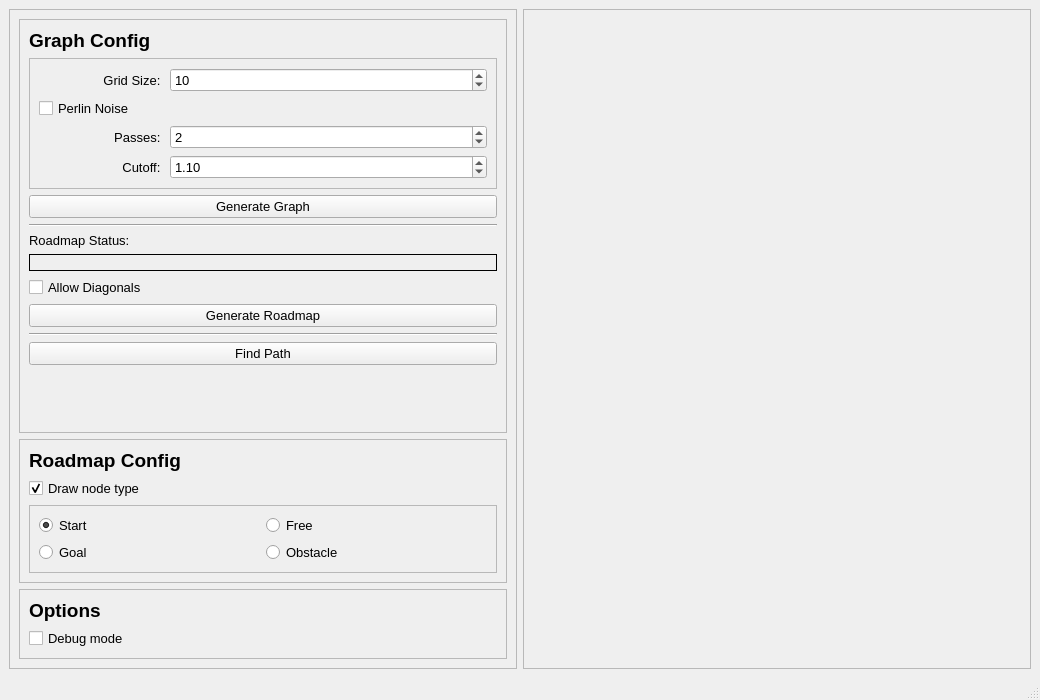
<?xml version="1.0" encoding="UTF-8"?>
<ui version="4.0">
 <class>MainWindow</class>
 <widget class="QMainWindow" name="MainWindow">
  <property name="geometry">
   <rect>
    <x>0</x>
    <y>0</y>
    <width>1040</width>
    <height>700</height>
   </rect>
  </property>
  <property name="windowTitle">
   <string>MainWindow</string>
  </property>
  <widget class="QWidget" name="centralwidget">
   <layout class="QGridLayout" name="gridLayout">
    <item row="0" column="0">
     <widget class="QFrame" name="frame">
      <property name="sizePolicy">
       <sizepolicy hsizetype="Minimum" vsizetype="Minimum">
        <horstretch>0</horstretch>
        <verstretch>0</verstretch>
       </sizepolicy>
      </property>
      <property name="maximumSize">
       <size>
        <width>16777215</width>
        <height>16777215</height>
       </size>
      </property>
      <property name="frameShape">
       <enum>QFrame::StyledPanel</enum>
      </property>
      <property name="frameShadow">
       <enum>QFrame::Raised</enum>
      </property>
      <layout class="QVBoxLayout" name="verticalLayout_2">
       <item>
        <widget class="QFrame" name="frame_3">
         <property name="frameShape">
          <enum>QFrame::StyledPanel</enum>
         </property>
         <property name="frameShadow">
          <enum>QFrame::Raised</enum>
         </property>
         <layout class="QVBoxLayout" name="verticalLayout_3">
          <item>
           <widget class="QLabel" name="label">
            <property name="maximumSize">
             <size>
              <width>16777215</width>
              <height>30</height>
             </size>
            </property>
            <property name="font">
             <font>
              <pointsize>14</pointsize>
              <weight>75</weight>
              <bold>true</bold>
             </font>
            </property>
            <property name="text">
             <string>Graph Config</string>
            </property>
           </widget>
          </item>
          <item>
           <widget class="QFrame" name="frame_6">
            <property name="frameShape">
             <enum>QFrame::StyledPanel</enum>
            </property>
            <property name="frameShadow">
             <enum>QFrame::Raised</enum>
            </property>
            <layout class="QGridLayout" name="gridLayout_3">
             <item row="3" column="0" colspan="2">
              <widget class="QCheckBox" name="perlin_noise_checkbox">
               <property name="maximumSize">
                <size>
                 <width>125</width>
                 <height>16777215</height>
                </size>
               </property>
               <property name="font">
                <font>
                 <pointsize>10</pointsize>
                </font>
               </property>
               <property name="text">
                <string>Perlin Noise</string>
               </property>
              </widget>
             </item>
             <item row="4" column="0">
              <widget class="QLabel" name="passes_label">
               <property name="maximumSize">
                <size>
                 <width>125</width>
                 <height>16777215</height>
                </size>
               </property>
               <property name="font">
                <font>
                 <pointsize>10</pointsize>
                </font>
               </property>
               <property name="text">
                <string>Passes: </string>
               </property>
               <property name="alignment">
                <set>Qt::AlignRight|Qt::AlignTrailing|Qt::AlignVCenter</set>
               </property>
              </widget>
             </item>
             <item row="4" column="1">
              <widget class="QSpinBox" name="passes_spinbox">
               <property name="enabled">
                <bool>true</bool>
               </property>
               <property name="font">
                <font>
                 <pointsize>10</pointsize>
                </font>
               </property>
               <property name="value">
                <number>2</number>
               </property>
              </widget>
             </item>
             <item row="5" column="0">
              <widget class="QLabel" name="cutoff_label">
               <property name="maximumSize">
                <size>
                 <width>125</width>
                 <height>16777215</height>
                </size>
               </property>
               <property name="font">
                <font>
                 <pointsize>10</pointsize>
                </font>
               </property>
               <property name="text">
                <string>Cutoff: </string>
               </property>
               <property name="alignment">
                <set>Qt::AlignRight|Qt::AlignTrailing|Qt::AlignVCenter</set>
               </property>
              </widget>
             </item>
             <item row="5" column="1">
              <widget class="QDoubleSpinBox" name="cutoff_spinbox">
               <property name="enabled">
                <bool>true</bool>
               </property>
               <property name="font">
                <font>
                 <pointsize>10</pointsize>
                </font>
               </property>
               <property name="singleStep">
                <double>0.050000000000000</double>
               </property>
               <property name="value">
                <double>1.100000000000000</double>
               </property>
              </widget>
             </item>
             <item row="1" column="0">
              <widget class="QLabel" name="label_4">
               <property name="maximumSize">
                <size>
                 <width>125</width>
                 <height>16777215</height>
                </size>
               </property>
               <property name="font">
                <font>
                 <pointsize>10</pointsize>
                </font>
               </property>
               <property name="text">
                <string>Grid Size: </string>
               </property>
               <property name="alignment">
                <set>Qt::AlignRight|Qt::AlignTrailing|Qt::AlignVCenter</set>
               </property>
              </widget>
             </item>
             <item row="1" column="1">
              <widget class="QSpinBox" name="grid_size_spinbox">
               <property name="font">
                <font>
                 <pointsize>10</pointsize>
                </font>
               </property>
               <property name="minimum">
                <number>2</number>
               </property>
               <property name="maximum">
                <number>128</number>
               </property>
               <property name="value">
                <number>10</number>
               </property>
              </widget>
             </item>
            </layout>
           </widget>
          </item>
          <item>
           <widget class="QPushButton" name="generate_graph_button">
            <property name="font">
             <font>
              <pointsize>10</pointsize>
             </font>
            </property>
            <property name="text">
             <string>Generate Graph</string>
            </property>
           </widget>
          </item>
          <item>
           <widget class="Line" name="line">
            <property name="orientation">
             <enum>Qt::Horizontal</enum>
            </property>
           </widget>
          </item>
          <item>
           <widget class="QLabel" name="label_6">
            <property name="font">
             <font>
              <pointsize>10</pointsize>
             </font>
            </property>
            <property name="text">
             <string>Roadmap Status:</string>
            </property>
           </widget>
          </item>
          <item>
           <widget class="QLabel" name="roadmap_status_label">
            <property name="font">
             <font>
              <pointsize>10</pointsize>
              <italic>true</italic>
             </font>
            </property>
            <property name="frameShape">
             <enum>QFrame::Box</enum>
            </property>
            <property name="text">
             <string/>
            </property>
           </widget>
          </item>
          <item>
           <widget class="QCheckBox" name="allow_diagonals_checkbox">
            <property name="maximumSize">
             <size>
              <width>125</width>
              <height>16777215</height>
             </size>
            </property>
            <property name="font">
             <font>
              <pointsize>10</pointsize>
             </font>
            </property>
            <property name="text">
             <string>Allow Diagonals</string>
            </property>
           </widget>
          </item>
          <item>
           <widget class="QPushButton" name="generate_roadmap_button">
            <property name="font">
             <font>
              <pointsize>10</pointsize>
             </font>
            </property>
            <property name="text">
             <string>Generate Roadmap</string>
            </property>
           </widget>
          </item>
          <item>
           <widget class="Line" name="line_2">
            <property name="orientation">
             <enum>Qt::Horizontal</enum>
            </property>
           </widget>
          </item>
          <item>
           <widget class="QPushButton" name="find_path_button">
            <property name="font">
             <font>
              <pointsize>10</pointsize>
             </font>
            </property>
            <property name="text">
             <string>Find Path</string>
            </property>
           </widget>
          </item>
          <item>
           <spacer name="verticalSpacer">
            <property name="orientation">
             <enum>Qt::Vertical</enum>
            </property>
            <property name="sizeHint" stdset="0">
             <size>
              <width>20</width>
              <height>40</height>
             </size>
            </property>
           </spacer>
          </item>
         </layout>
        </widget>
       </item>
       <item>
        <widget class="QFrame" name="frame_5">
         <property name="font">
          <font>
           <weight>75</weight>
           <bold>true</bold>
          </font>
         </property>
         <property name="frameShape">
          <enum>QFrame::StyledPanel</enum>
         </property>
         <property name="frameShadow">
          <enum>QFrame::Raised</enum>
         </property>
         <layout class="QGridLayout" name="gridLayout_4">
          <item row="2" column="0" colspan="2">
           <widget class="QCheckBox" name="draw_checkbox">
            <property name="font">
             <font>
              <pointsize>10</pointsize>
              <weight>50</weight>
              <bold>false</bold>
             </font>
            </property>
            <property name="text">
             <string>Draw node type</string>
            </property>
            <property name="checked">
             <bool>true</bool>
            </property>
           </widget>
          </item>
          <item row="0" column="0" colspan="2">
           <widget class="QLabel" name="label_2">
            <property name="maximumSize">
             <size>
              <width>16777215</width>
              <height>30</height>
             </size>
            </property>
            <property name="font">
             <font>
              <pointsize>14</pointsize>
             </font>
            </property>
            <property name="text">
             <string>Roadmap Config</string>
            </property>
           </widget>
          </item>
          <item row="3" column="0" colspan="2">
           <widget class="QFrame" name="paint_tool_frame">
            <property name="enabled">
             <bool>true</bool>
            </property>
            <property name="frameShape">
             <enum>QFrame::StyledPanel</enum>
            </property>
            <property name="frameShadow">
             <enum>QFrame::Raised</enum>
            </property>
            <layout class="QGridLayout" name="gridLayout_2">
             <item row="0" column="1">
              <widget class="QRadioButton" name="radioButton">
               <property name="font">
                <font>
                 <pointsize>10</pointsize>
                 <weight>50</weight>
                 <bold>false</bold>
                </font>
               </property>
               <property name="text">
                <string>Start</string>
               </property>
               <property name="checked">
                <bool>true</bool>
               </property>
              </widget>
             </item>
             <item row="1" column="2">
              <widget class="QRadioButton" name="radioButton_3">
               <property name="font">
                <font>
                 <pointsize>10</pointsize>
                 <weight>50</weight>
                 <bold>false</bold>
                </font>
               </property>
               <property name="text">
                <string>Obstacle</string>
               </property>
              </widget>
             </item>
             <item row="0" column="2">
              <widget class="QRadioButton" name="radioButton_4">
               <property name="font">
                <font>
                 <pointsize>10</pointsize>
                 <weight>50</weight>
                 <bold>false</bold>
                </font>
               </property>
               <property name="text">
                <string>Free</string>
               </property>
              </widget>
             </item>
             <item row="1" column="1">
              <widget class="QRadioButton" name="radioButton_2">
               <property name="font">
                <font>
                 <pointsize>10</pointsize>
                 <weight>50</weight>
                 <bold>false</bold>
                </font>
               </property>
               <property name="text">
                <string>Goal</string>
               </property>
              </widget>
             </item>
            </layout>
           </widget>
          </item>
         </layout>
        </widget>
       </item>
       <item alignment="Qt::AlignVCenter">
        <widget class="QFrame" name="frame_4">
         <property name="frameShape">
          <enum>QFrame::StyledPanel</enum>
         </property>
         <property name="frameShadow">
          <enum>QFrame::Raised</enum>
         </property>
         <layout class="QVBoxLayout" name="verticalLayout_5">
          <item alignment="Qt::AlignTop">
           <widget class="QLabel" name="label_3">
            <property name="maximumSize">
             <size>
              <width>16777215</width>
              <height>30</height>
             </size>
            </property>
            <property name="font">
             <font>
              <pointsize>14</pointsize>
              <weight>75</weight>
              <bold>true</bold>
             </font>
            </property>
            <property name="text">
             <string>Options</string>
            </property>
           </widget>
          </item>
          <item>
           <widget class="QCheckBox" name="debug_mode_checkbox">
            <property name="font">
             <font>
              <pointsize>10</pointsize>
             </font>
            </property>
            <property name="text">
             <string>Debug mode</string>
            </property>
            <property name="checked">
             <bool>false</bool>
            </property>
           </widget>
          </item>
         </layout>
        </widget>
       </item>
      </layout>
     </widget>
    </item>
    <item row="0" column="1">
     <widget class="QFrame" name="frame_2">
      <property name="minimumSize">
       <size>
        <width>0</width>
        <height>0</height>
       </size>
      </property>
      <property name="frameShape">
       <enum>QFrame::StyledPanel</enum>
      </property>
      <property name="frameShadow">
       <enum>QFrame::Raised</enum>
      </property>
      <layout class="QVBoxLayout" name="verticalLayout">
       <property name="leftMargin">
        <number>0</number>
       </property>
       <property name="topMargin">
        <number>0</number>
       </property>
       <property name="rightMargin">
        <number>6</number>
       </property>
       <property name="bottomMargin">
        <number>0</number>
       </property>
       <item>
        <layout class="QVBoxLayout" name="verticalLayout_6"/>
       </item>
      </layout>
     </widget>
    </item>
   </layout>
  </widget>
  <widget class="QMenuBar" name="menubar">
   <property name="geometry">
    <rect>
     <x>0</x>
     <y>0</y>
     <width>1040</width>
     <height>21</height>
    </rect>
   </property>
  </widget>
  <widget class="QStatusBar" name="statusbar"/>
 </widget>
 <resources/>
 <connections/>
</ui>
